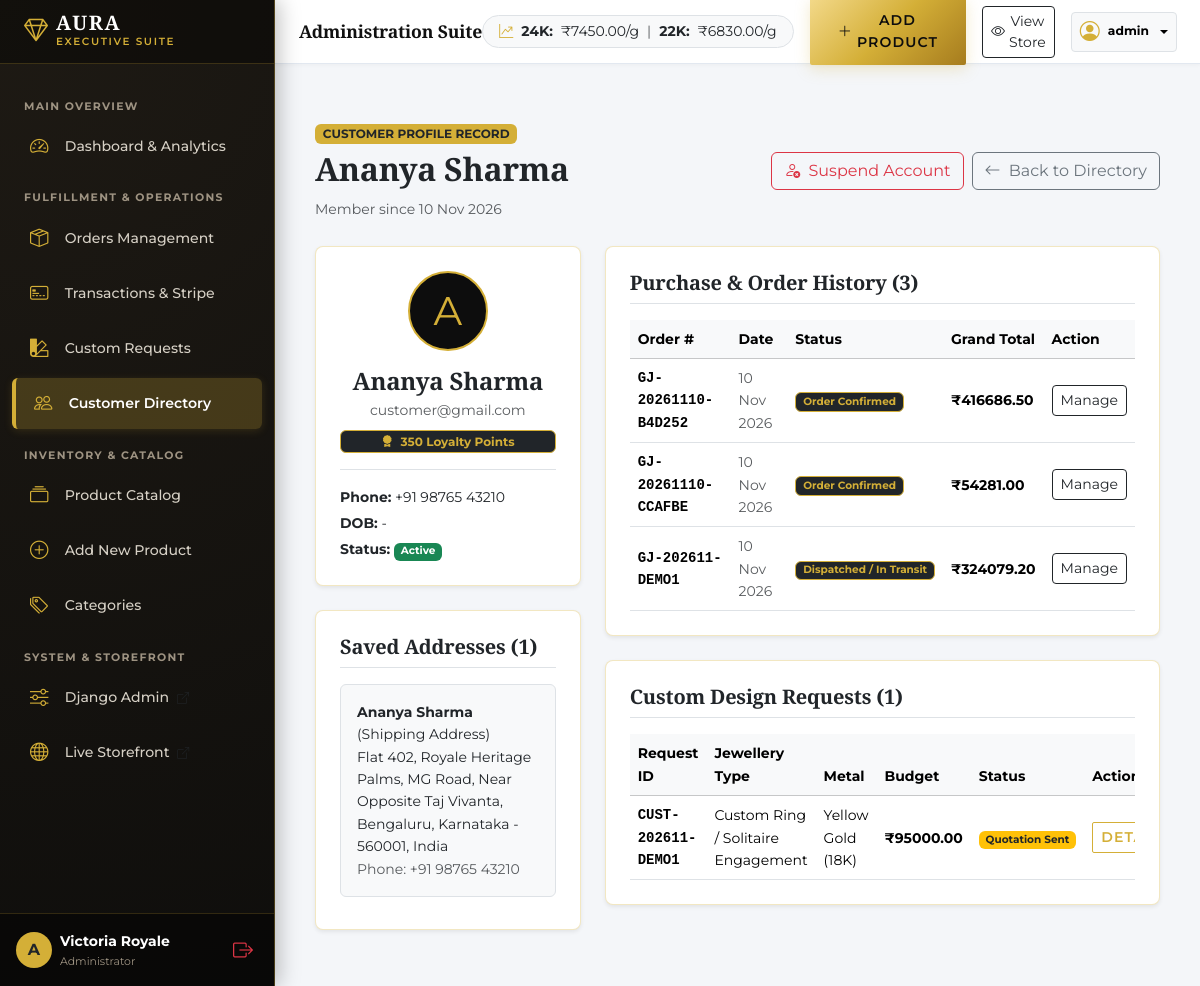
The page /admin-portal/customers/2/ (signed in) on the database as committed earlier.
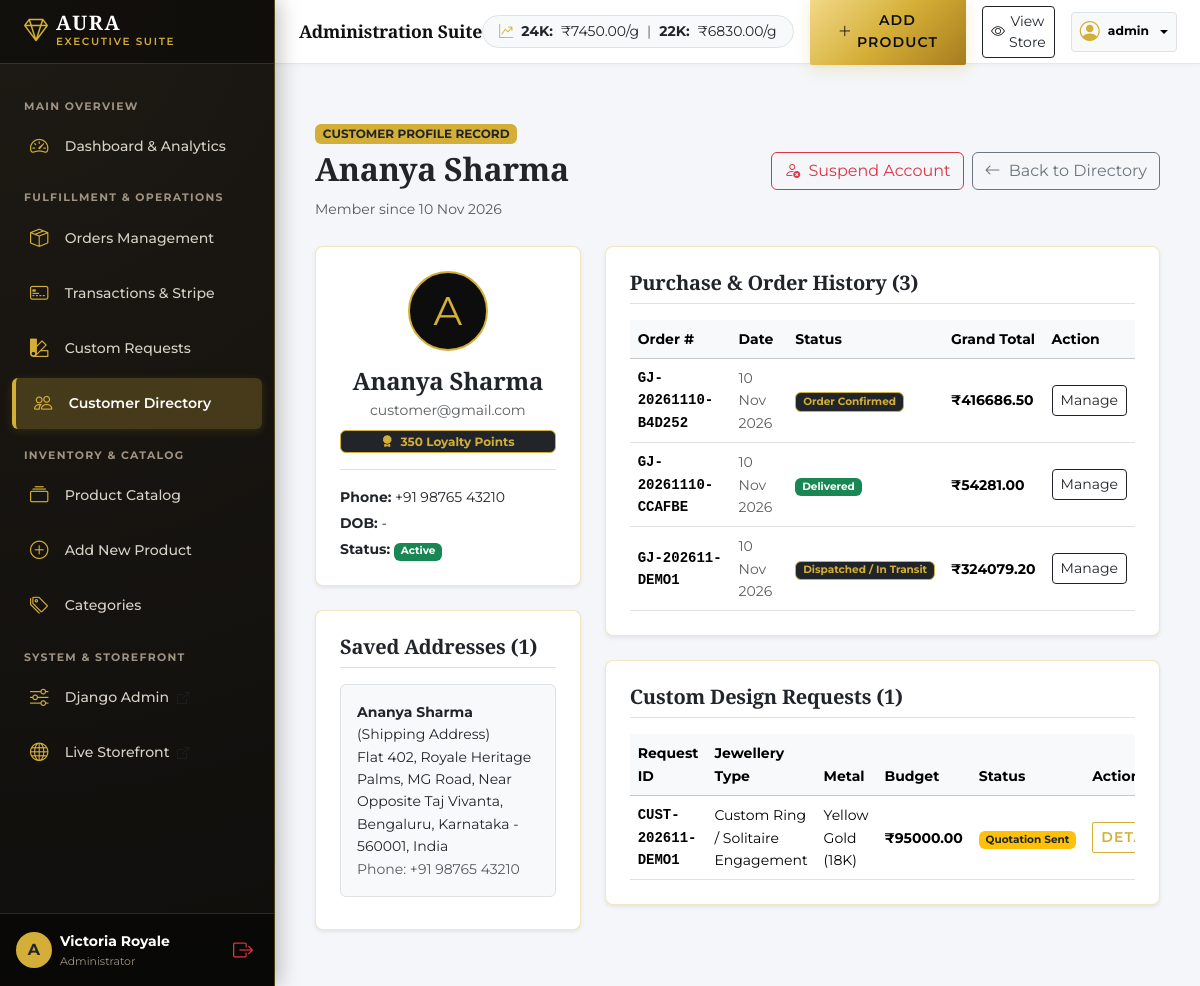
The same page on the database as committed later.
### orders/models.py (models this page shows, shortened)
class Order(models.Model):
    ORDER_STATUS_CHOICES = [
        ('PENDING', 'Pending Confirmation'),
        ('CONFIRMED', 'Order Confirmed'),
        ('CRAFTING', 'Hallmarking & Crafting'),
        ('SHIPPED', 'Dispatched / In Transit'),
        ('OUT_FOR_DELIVERY', 'Out for Delivery'),
        ('DELIVERED', 'Delivered'),
        ('CANCELLED', 'Cancelled'),
    ]
    PAYMENT_METHOD_CHOICES = [
        ('COD', 'Cash on Delivery (Insured)'),
        ('UPI', 'UPI / QR Code (Instant)'),
        ('ONLINE_CARD', 'Credit / Debit Card / NetBanking'),
        ('BANK_TRANSFER', 'Direct Bank Transfer / NEFT'),
        ('STRIPE', 'Stripe Online Payment (Cards & Global)'),
    ]
    PAYMENT_STATUS_CHOICES = [
        ('PENDING', 'Pending Payment'),
        ('PAID', 'Payment Received'),
        ('FAILED', 'Payment Failed'),
        ('REFUNDED', 'Refunded'),
    ]
    order_number = models.CharField(max_length=50, unique=True, editable=False)
    invoice_number = models.CharField(max_length=60, unique=True, blank=True)
    user = models.ForeignKey(User, on_delete=models.SET_NULL, null=True, blank=True, related_name='orders')
    customer_name = models.CharField(max_length=150)
    customer_email = models.EmailField()
    customer_phone = models.CharField(max_length=20)
    shipping_address = models.TextField(help_text="Full shipping destination address snapshot")
    billing_address = models.TextField(help_text="Full billing address snapshot")
    items_total = models.DecimalField(max_digits=12, decimal_places=2, default=Decimal('0.00'))
    making_charges_total = models.DecimalField(max_digits=10, decimal_places=2, default=Decimal('0.00'))
    discount_amount = models.DecimalField(max_digits=10, decimal_places=2, default=Decimal('0.00'))
    tax_amount = models.DecimalField(max_digits=10, decimal_places=2, default=Decimal('0.00'), help_text="GST 3%")
    shipping_charges = models.DecimalField(max_digits=8, decimal_places=2, default=Decimal('0.00'), help_text="Insured delivery")
    grand_total = models.DecimalField(max_digits=12, decimal_places=2)
    payment_method = models.CharField(max_length=20, choices=PAYMENT_METHOD_CHOICES, default='UPI')
    payment_status = models.CharField(max_length=20, choices=PAYMENT_STATUS_CHOICES, default='PENDING')
    order_status = models.CharField(max_length=25, choices=ORDER_STATUS_CHOICES, default='PENDING')
    tracking_number = models.CharField(max_length=100, blank=True, default="")
    courier_partner = models.CharField(max_length=100, blank=True, default="BlueDart Apex Gold Insured")
    estimated_delivery = models.DateField(null=True, blank=True)
    order_notes = models.TextField(blank=True)
    created_at = models.DateTimeField(auto_now_add=True)
    updated_at = models.DateTimeField(auto_now=True)
    class Meta:
        ordering = ['-created_at']

### admin_panel/views.py (the view, shortened to what this page needs)
# urls.py: path('customers/<int:customer_id>/', views.admin_customer_detail, name='admin_customer_detail'),
@user_passes_test(is_admin)
def admin_customer_detail(request, customer_id):
    customer = get_object_or_404(User, id=customer_id)
    orders = customer.orders.all().order_by('-created_at')
    custom_requests = customer.custom_orders.all().order_by('-created_at')
    addresses = customer.addresses.all()
    return render(request, 'admin_panel/customer_detail.html', {
        'customer': customer,
        'orders': orders,
        'custom_requests': custom_requests,
        'addresses': addresses,
    })

### accounts/models.py (called while the page is built)
    @property
    def single_line_address(self):
        parts = [self.street_address]
        if self.landmark:
            parts.append(f"Near {self.landmark}")
        parts.extend([self.city, f"{self.state} - {self.pincode}", self.country])
        return ", ".join(parts)

### admin_panel/views.py (called while the page is built)
def is_admin(user):
    return user.is_authenticated and (user.is_staff or user.is_superuser)

### cart/models.py (called while the page is built)
    @property
    def total_items(self):
        return sum(item.quantity for item in self.items.all())

### admin_panel/templates/admin_panel/customer_detail.html (shortened to what the changed rows need)
{% extends 'admin_panel/base_admin.html' %}
{% block content %}
<div class="container py-4">
  <div class="d-flex justify-content-between align-items-center mb-4">
    <div>
      <h2 class="serif-font fw-bold mt-1">{{ customer.get_full_name|default:customer.username }}</h2>
    </div>
  </div>
  <div class="row g-4">
    <div class="col-lg-8">
      <div class="card p-4 border-gold-subtle shadow-sm bg-white rounded-3 mb-4">
        <div class="table-responsive">
          <table class="table table-hover align-middle mb-0 small">
            <thead class="table-light">
              <tr>
                <th>Order #</th>
                <th>Date</th>
                <th>Status</th>
                <th>Grand Total</th>
                <th>Action</th>
              </tr>
            </thead>
            <tbody>
              {% for ord in orders %}
                <tr>
                  <td class="fw-bold font-monospace">{{ ord.order_number }}</td>
                  <td class="text-muted">{{ ord.created_at|date:"d M Y" }}</td>
                  <td>
                    <span class="badge {% if ord.order_status == 'DELIVERED' %}bg-success{% elif ord.order_status == 'CANCELLED' %}bg-danger{% else %}bg-dark text-gold border border-gold{% endif %}">
                      {{ ord.get_order_status_display }}
                    </span>
                  </td>
                  <td class="fw-bold">₹{{ ord.grand_total }}</td>
                  <td>
                    <a href="{% url 'admin_order_detail' ord.order_number %}" class="btn btn-outline-dark btn-sm py-1 px-2">Manage</a>
                  </td>
                </tr>
              {% empty %}
                <tr><td colspan="5" class="text-center py-3 text-muted">No orders placed by this customer.</td></tr>
              {% endfor %}
            </tbody>
          </table>
        </div>
      </div>
      <div class="card p-4 border-gold-subtle shadow-sm bg-white rounded-3">
        <div class="table-responsive">
          <table class="table table-hover align-middle mb-0 small">
            <thead class="table-light">
              <tr>
                <th>Request ID</th>
                <th>Jewellery Type</th>
                <th>Metal</th>
                <th>Budget</th>
                <th>Status</th>
                <th>Action</th>
              </tr>
            </thead>
          </table>
        </div>
      </div>
    </div>
  </div>
</div>
{% endblock %}

Rows that differ between the two databases and show on the page:
changed Order "GJ-20261110-CCAFBE": order_status "Order Confirmed" → "Delivered"
